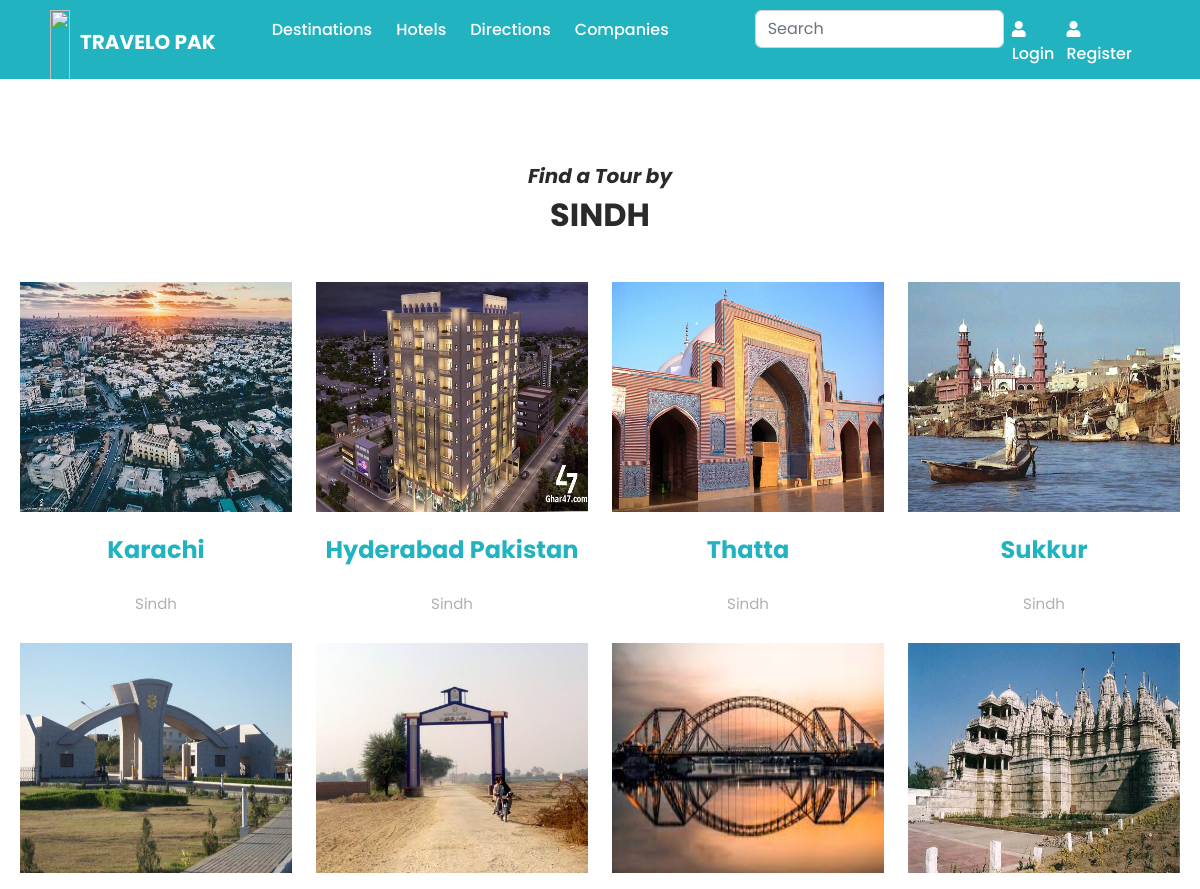
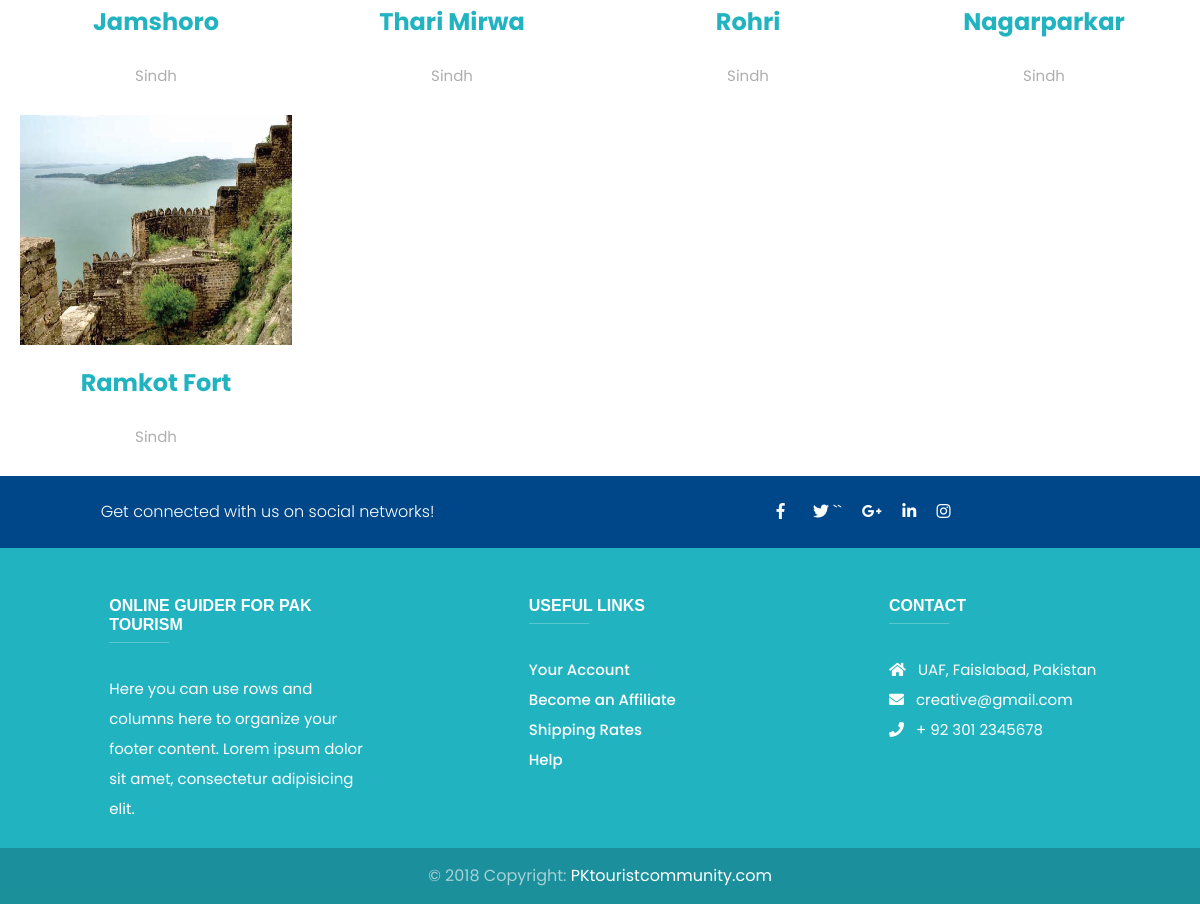
Page /Sindh on the committed database (2 pictures, top to bottom).
### home/models.py (models this page shows, shortened)
class Tour_destinations(models.Model):
    id = models.AutoField(primary_key=True)
    destination_name=models.CharField(max_length=122,default='')
    province_name=models.CharField(max_length=100,default='')
    description= models.TextField(max_length=1000)
    long_description=models.TextField(max_length=2500)
    image =models.ImageField(upload_to='pics')
    tour_type=models.ForeignKey(Tour_Type,on_delete=models.CASCADE)
    season=models.ForeignKey(destination_seasons,on_delete=models.CASCADE)

### home/views.py (the view)
# urls.py: path('Sindh', views.sindh, name='sindh'),
def sindh(request):
    sindh=Tour_destinations.objects.filter(province_name='Sindh')
    context={
        'sindh':sindh,
    }
    return render(request,'sindh.html', context)

### template/sindh.html (shortened to what this page needs)
<!DOCTYPE html>
<html lang="en">
  <head>
    <link href="https://cdn.jsdelivr.net/npm/bootstrap@5.3.0/dist/css/bootstrap.min.css" rel="stylesheet">
    <link rel="stylesheet" href="https://use.fontawesome.com/releases/v5.3.1/css/all.css">
    <link href="../static/vendor/bootstrap/css/bootstrap.min.css" rel="stylesheet">
    <link rel="stylesheet" href="../static/assets/css/animate.css">
    <link rel="stylesheet" href="../static/assets/css/templatemo-woox-travel.css">
    <link rel="stylesheet" href="../static/assets/css/owl.css">
    <link rel="stylesheet" href="../static/assets/css/animate.css">
    <link rel="stylesheet"href="https://unpkg.com/swiper@7/swiper-bundle.min.css"/>
  </head>
<body>
  <nav class="navbar navbar-expand-lg navbar-dark nav pt-1 pb-0 px-5" aria-label="Offcanvas navbar large">
    <div class="container-fluid">
      <div id="header">
        <img id="logo" src="../static/assets/images/logoo.png" style="height: 75px; margin-left: -10px; margin-right: 10px; padding-top: 6px; padding-bottom: 6px;">
      </div>
      <a class="navbar-brand mr-5 font-weight-bold pe-3" href="/">TRAVELO PAK</a>
      <div class="offcanvas offcanvas-end text-bg-dark" tabindex="-1" id="offcanvasNavbar2" aria-labelledby="offcanvasNavbar2Label">
      <div class="offcanvas-body" id="basicExampleNav">
      <ul class="navbar-nav justify-content-end flex-grow-1 ps-3" style="padding-right: 70px;">
        <li class="nav-item">
          <a class="nav-link active pe-3 font-weight" class="active" aria-current="page"  href="/tour_destination">Destinations</a>
        </li>
      <li class="nav-item">
        <a class="nav-link active pe-3 font-weight" class="active" aria-current="page"  href="/hotels_view">Hotels </a>
      </li>
      <li class="nav-item">
        <a class="nav-link active pe-3 font-weight" class="active" aria-current="page"  href="/season">Directions</a>
      </li>
      <li class="nav-item">
        <a class="nav-link active pe-3 font-weight" aria-current="page" href="/companies">Companies</a>
      </li>
    </ul>
      <div class="search h-100 mr-3">
        <form action="{% url 'searching' %}" method="get" class="d-flex">
            <input class="form-control" type="text" name="query" placeholder="Search" aria-label="Search" button class="btn" type="submit"></button>
        </form>
          </div>
        <ul class="navbar-nav justify-content-end flex-grow-1 ps-1">
         {% if user.is_authenticated %}
         <li class="nav-item">
          <a class="nav-link active font-weight" aria-current="page" href=""><span class="fa fa-user"></span>&nbsp{{user.first_name}}</a>
        </li>
         <li class="nav-item">
          <a class="nav-link active font-weight" aria-current="page" href="/logout"><span class="fa fa-sign-out-alt"></span>&nbspLogout</a>
        </li>
        {% else %}
        <li class="nav-item">
          <a class="nav-link active ps-1 font-weight" aria-current="page" href="/login"><span class="fa fa-user"></span> Login</a>
        </li>
        <li class="nav-item">
          <a class="nav-link active ps-1 font-weight" aria-current="page" href="/register"> <span class="fa fa-user"></span> Register</a>
        </li>
        {% endif %}
      </ul>
    </div>
  </div>
</div>
</nav>
<main class="mt-5">
  <section id="examples" class="text-center">
      <pre>       </pre>
      <h5 class="mb-2 font-weight-bold font-italic">Find a Tour by</h5>
      <h2 class="mb-5 font-weight-bold">SINDH</h2>
      <div class="row mx-2">
{% for sindh in sindh %}
          <div class="col-lg-3 col-md-12 mb-4">
              <a href="/view/{{sindh.id}}"><div class="view overlay z-depth-1-half">
                  <img src='{{sindh.image.url}}'  class="img-fluid" alt="" style="width: 350px; height: 230px;">
              </div>
              <h4 class="my-4 font-weight-bold" style="color:#22b3c1">{{sindh.destination_name}}</h4></a>
              <a href="/Sindh"><p class="grey-text">{{sindh.province_name}}</p></a>
          </div>
          {% endfor %}
      </div>
  </section>
</main>
    <footer class="page-footer indigo center-on-small-only">
      <div style="background-color: #004789;">
        <div class="container">
        <div class="row py-4 d-flex align-items-center">
          <div class="col-md-6 col-lg-5 text-center text-md-left mb-4 mb-md-0">
            <h6 style="font-weight: 300; font-size: 1rem; color: white;"class="mb-0">Get connected with us on social networks!</h6>
          </div>
          <div  class="ps-5  col-md-6 col-lg-7 text-center text-md-right">
            <a  class="ps-3 fb-ic">
              <i class="fab fa-facebook-f white-text mr-4"> </i>
            </a>
            <a class="ps-4 tw-ic">
              <i class="fab fa-twitter white-text mr-4"> </i>
            </a>
``
            <a class="ps-3 gplus-ic">
              <i class="fab fa-google-plus-g white-text mr-4"> </i>
            </a>
            <a class="ps-3 li-ic">
              <i class="fab fa-linkedin-in white-text mr-4"> </i>
            </a>
            <a class="ps-3 ins-ic">
              <i class="fab fa-instagram white-text"> </i>
            </a>
          </div>
        </div>
      </div>
    </div>
     <div style="background-color:#22b3c1;" class="container text-center text-md-left mt-5">
      <div class="row mt-3">
        <div class=" text-start col-md-2 col-lg-3 col-sm-1 mx-auto mb-4">
          <h6 class="text-uppercase font-weight-bold white-text" style="font-family: Arial;">Online Guider For Pak Tourism</h6>
          <hr class="deep-purple accent-2 mb-4 mt-2 d-inline-block mx-auto" style="width: 60px;">
          <p>Here you can use rows and columns here to organize your footer content. Lorem ipsum dolor sit amet, consectetur
            adipisicing elit.</p>
        </div>
        <div class="text-start col-md-2 col-lg-3 col-sm-1 mx-auto mb-4">
          <h6 class="text-uppercase font-weight-bold white-text" style="font-family: Arial;">Useful links</h6>
          <hr class="deep-purple accent-2 mb-4 mt-2 d-inline-block mx-auto" style="width: 60px;">
          <p>
            <a  href="#!">Your Account</a>
          </p>
          <p>
            <a href="#!">Become an Affiliate</a>
          </p>
          <p>
            <a href="#!">Shipping Rates</a>
          </p>
          <p>
            <a href="#!">Help</a>
          </p>
        </div>
        <div class="text-start col-md-2 col-lg-3 col-sm-1 mx-2 mb-4">
          <h6 class="white-text text-uppercase font-weight-bold" style="font-family: Arial;">Contact</h6>
          <hr class="deep-purple accent-2 mb-4 mt-2 d-inline-block mx-auto" style="width: 60px;">
          <p >
            <i class="fas fa-home mr-3 pe-2"></i> UAF, Faislabad, Pakistan</p>
          <p>
            <i class=" fas fa-envelope mr-3 pe-2"></i> creative@gmail.com</p>
          <p>
            <i class="fas fa-phone mr-3 pe-2"></i> + 92 301 2345678 </p>
        </div>
      </div>
    </div>
    <div  class="footer-copyright text-center py-3">© 2018 Copyright:
      <a style="color: white;"href="Pakistan Tourist Community"> PKtouristcommunity.com</a>
    </div>
  </footer>
  </body>
</html>

### static/assets/css/templatemo-woox-travel.css (style rules this page uses)
html, body, div, span, applet, object, iframe, h1, h2, h3, h4, h5, h6, p, blockquote, div pre, a, abbr, acronym, address, big, cite, code, del, dfn, em, font, img, ins, kbd, q, s, samp, small, strike, strong, sub, sup, tt, var, b, u, i, center, dl, dt, dd, ol, ul, li, figure, header, nav, section, article, aside, footer, figcaption { margin: 0; padding: 0; border: 0; outline: 0; }
ul, li { padding: 0; margin: 0; list-style: none; }
header, nav, section, article, aside, footer, hgroup { display: block; }
* { box-sizing: border-box; }
html, body { font-family: 'Poppins', sans-serif; font-weight: 400; background-color: #fff; font-size: 16px; -ms-text-size-adjust: 100%; -webkit-font-smoothing: antialiased; -moz-osx-font-smoothing: grayscale; }
a { color: #22b3c1; text-decoration: none !important; }
h1, h2, h3, h4, h5, h6 { margin-top: 0px; margin-bottom: 0px; color: #2a2a2a; font-weight: 700; }
ul { margin-bottom: 0px; }
p { font-size: 15px; line-height: 30px; color: #afafaf; }
img { width: 100%; overflow: hidden; }
html, body { background: #fff; font-family: 'Poppins', sans-serif; }
.fab { font-family: "Font Awesome 5 Brands"; }
.indigo { background-color: #22b3c1!important; }
footer { background-color: #22b3c1; text-align: center; }
footer p { color: #fff; }
footer p a { color: #fff; font-weight: 500; transition: all .3s; }
body { overflow-x: hidden; }

### template/sindh.html (style rules this page uses)
.nav { background-color: rgb(34,179,193); }
.white-text { color: #fff!important; }
footer.page-footer { bottom: 0; color: #fff; }
.footer-copyright { overflow: hidden; background-color: rgba(0,0,0,.2); color: rgba(255,255,255,.6); }
.font-weight-bold { font-weight: 700!important; }
.font-italic { font-style: italic!important; }
.font-weight { font-weight: 500!important; }

### rows in the picture
Tour_destinations: image (picture), destination_name "Karachi", province_name "Sindh"
Tour_destinations: image (picture), destination_name "Hyderabad Pakistan", province_name "Sindh"
Tour_destinations: image (picture), destination_name "Thatta", province_name "Sindh"
Tour_destinations: image (picture), destination_name "Sukkur", province_name "Sindh"
Tour_destinations: image (picture), destination_name "Jamshoro", province_name "Sindh"
Tour_destinations: image (picture), destination_name "Thari Mirwa", province_name "Sindh"
Tour_destinations: image (picture), destination_name "Rohri", province_name "Sindh"
Tour_destinations: image (picture), destination_name "Nagarparkar", province_name "Sindh"
Tour_destinations: image (picture), destination_name "Ramkot Fort", province_name "Sindh"
